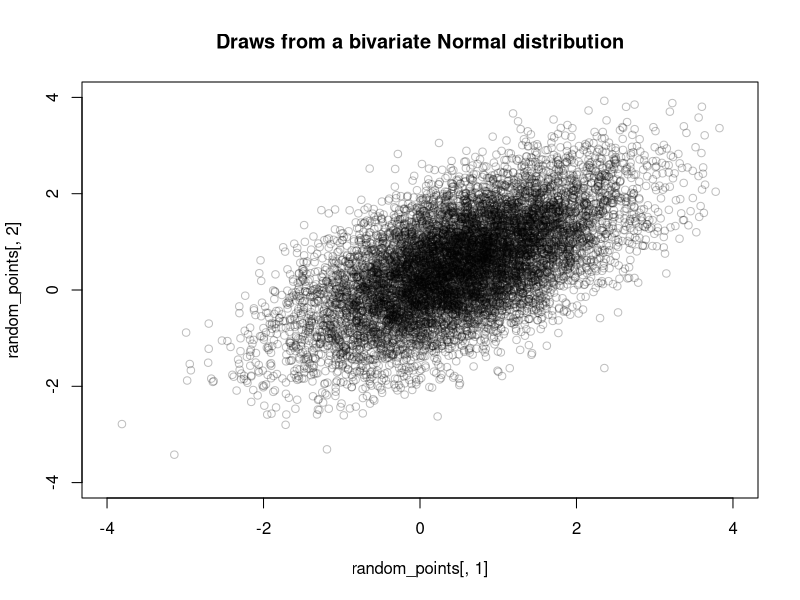
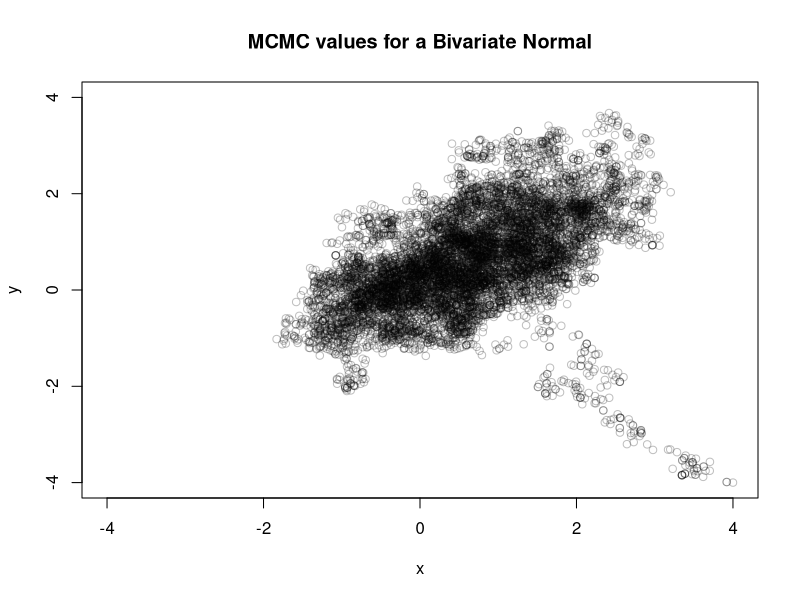
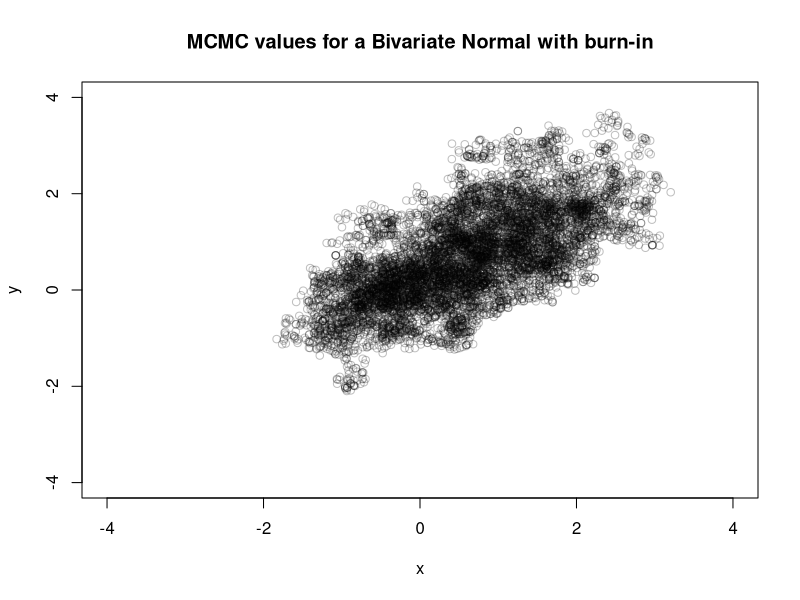
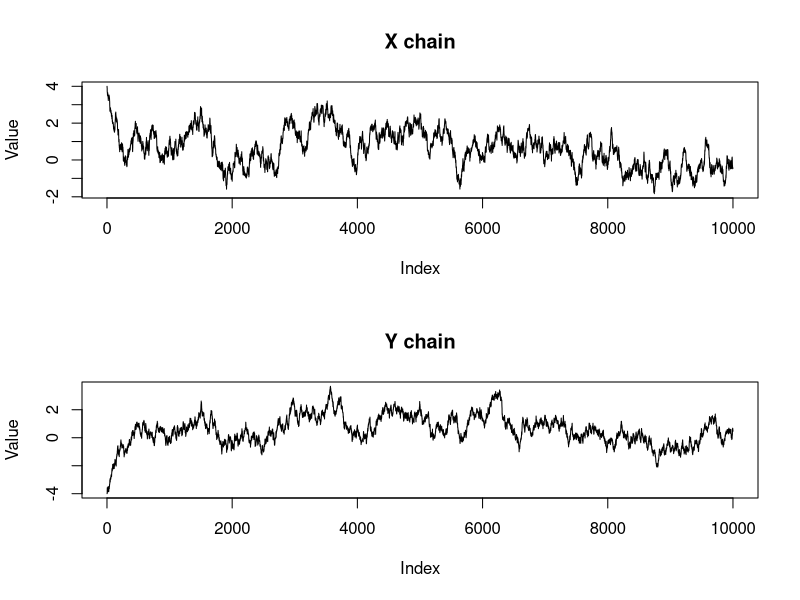
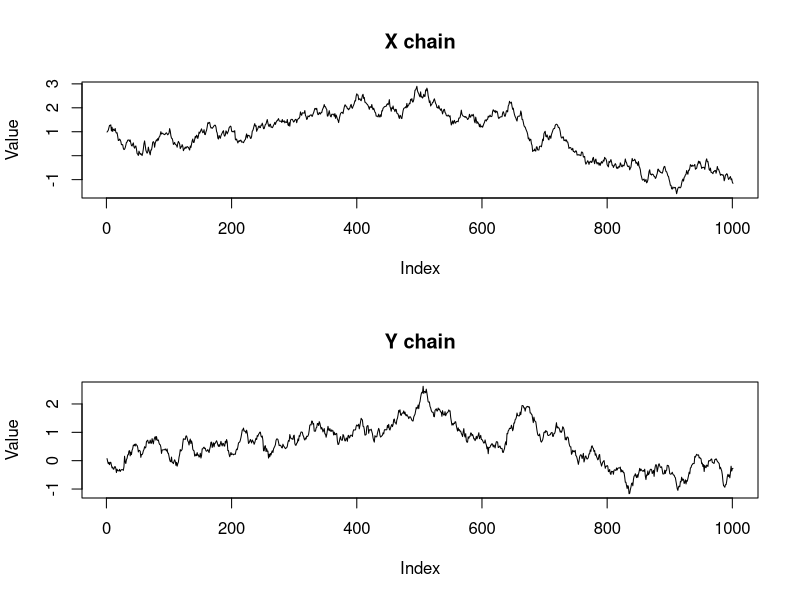
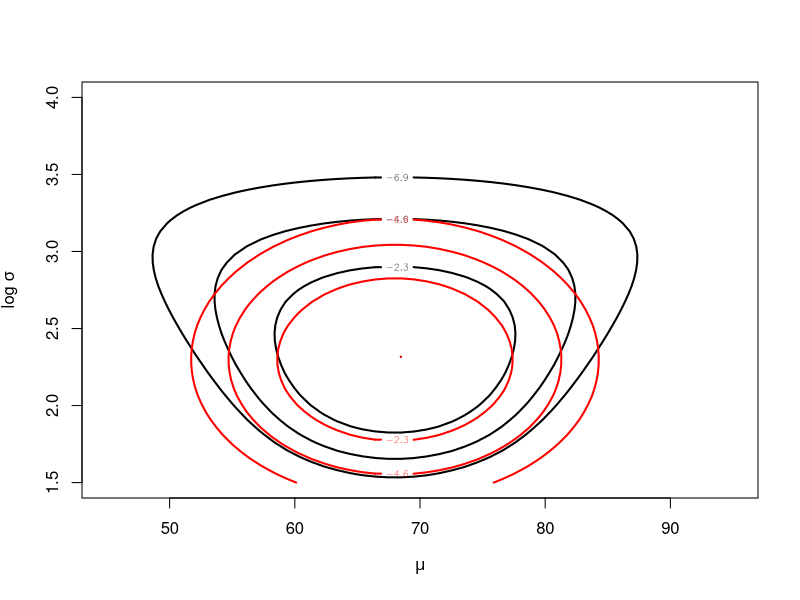
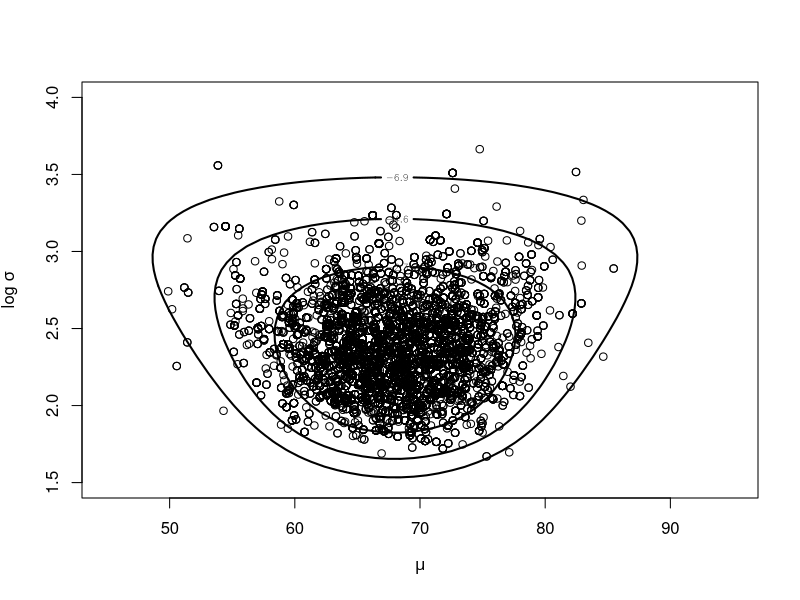
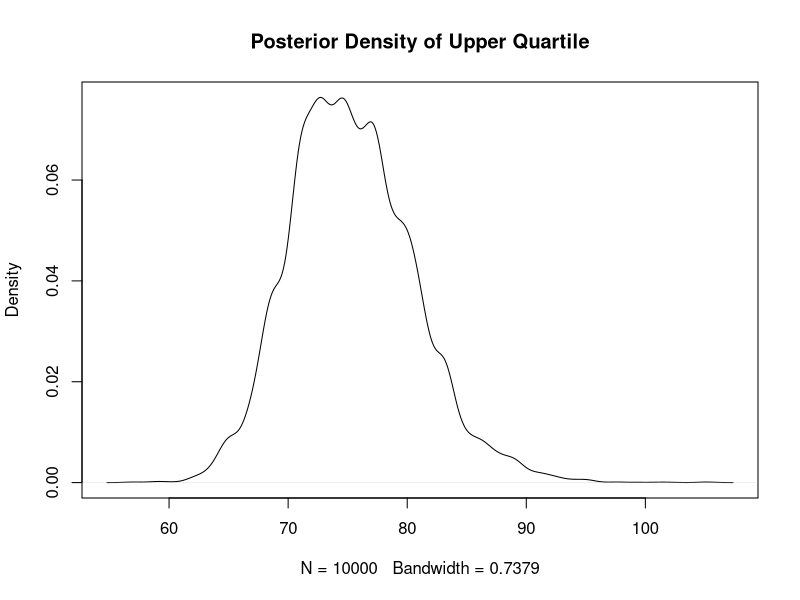

The R source for these figures, in order:
##--------------------------------------------
##
## Class: PCE 350 Data Science Methods Class
##
##---- Introduction to Bayesian models with MCMC ----
##


## ---------------------------------------------------
## --- Compare Multiple Parameter Estimation by MCMC ------
# Create a 'truth' distribution and plot some samples from it.
library(ggplot2)
library(MASS)
random_points = mvrnorm(10000, mu=c(0.5,0.5), Sigma=matrix(c(1,0.6,0.6,1), nrow=2))
plot(random_points[,1], random_points[,2], xlim=c(-4,4), ylim=c(-4,4), col=rgb(0,0,0,0.25),
     main = 'Draws from a bivariate Normal distribution')

# Now let's try to recreate that distribution via MCMC...

# Given a point, our value at that point(x,y) will be the 
# value of the distribution at x,y:
likelihood = function(x,y){
  sigma = matrix(c(1,0.6,0.6,1), nrow=2)
  mu = c(0.5,0.5)
  dist = c(x,y) - mu
  value = (1/sqrt(4*pi^2**det(sigma))) * exp((-1/2) * t(dist) %*% ginv(sigma) %*% t(t(dist)) )
  return(value)
}

# Where to start:
x_chain = 4
y_chain = -4
# Chain length:
chain_length = 10000

#Evaluate current position:
current_val = likelihood(x_chain,y_chain)
current_val

# Standard deviation of how far out to propose:
proposal_sd = .1

# Keep track of things:
accept_count = 0
reject_count = 0


for (n in 1:(chain_length-1)){ # chain length minus 1 because we already have a point (the starting point)
  proposed_x = x_chain[n] + rnorm(1, mean=0, sd=proposal_sd)
  proposed_y = y_chain[n] + rnorm(1, mean=0, sd=proposal_sd)
  proposed_val = likelihood(proposed_x, proposed_y)
  
  # Accept according to probability:
  if (runif(1) < (proposed_val/current_val)){
    x_chain = c(x_chain, proposed_x)
    y_chain = c(y_chain, proposed_y)
    current_val = proposed_val
    accept_count = accept_count + 1
  }else{
    x_chain = c(x_chain, x_chain[n])
    y_chain = c(y_chain, y_chain[n])
    reject_count = reject_count + 1
  } 
}

plot(x_chain, y_chain, col=rgb(0,0,0,0.25), xlim=c(-4,4), ylim=c(-4,4),
     main="MCMC values for a Bivariate Normal", xlab="x", ylab="y")

# Burn in problem.  Solution?  Throw away first part of chain.
num_burnin = round(0.1*chain_length)
num_burnin

plot(x_chain[num_burnin:chain_length], y_chain[num_burnin:chain_length],
     col=rgb(0,0,0,0.25), xlim=c(-4,4), ylim=c(-4,4),
     main="MCMC values for a Bivariate Normal with burn-in", xlab="x", ylab="y")

# Estimate bivariate MAP from chain:
mcmc_map = c(mean(x_chain), mean(y_chain))
mcmc_map

# Acceptance/Reject rate:
accept_count/chain_length
reject_count/chain_length

# Always look at the chain, we would like random noise centered around means
par(mfrow = c(2,1))
plot(x_chain, type="l", main = 'X chain', ylab = 'Value')
plot(y_chain, type="l", main = 'Y chain', ylab = 'Value')
par(mfrow = c(1,1))

## Look at a shorter segment of the chain
# Always look at the chain, we would like random noise centered around means
par(mfrow = c(2,1))
plot(x_chain[1000:2000], type="l", main = 'X chain', ylab = 'Value')
plot(y_chain[1000:2000], type="l", main = 'Y chain', ylab = 'Value')
par(mfrow = c(1,1))

## Try some other sds for the MCMC!!!!!!!!!!!!!!!



## -------------------------------------------------
## --- Explore the MCMC method ----
## --- Chi Squared Example -----------
#
# Model the minimum and maxium speed of autos on a highway.
# There are two parameters in the model, the min and the max
#
# The minmaxpost functon computes the log likelihood
# of the max and min of the speed. Theta is a list of two
# mu and log(sigma).
library(LearnBayes)
minmaxpost <- function(theta, data){
  mu <- theta[1]
  sigma <- exp(theta[2])
  dnorm(data$min, mu, sigma, log=TRUE) +
    dnorm(data$max, mu, sigma, log=TRUE) +
    (data$n - 2) * log(pnorm(data$max, mu, sigma) -
                       pnorm(data$min, mu, sigma))
}

# Some data and compute the posterior using the Laplace method
data <- list(n=10, min=52, max=84)
fit <- laplace(minmaxpost, c(70, 2), data)
fit

# Plot to see the sampling
mycontour(minmaxpost, c(45, 95, 1.5, 4), data,
          xlab=expression(mu), ylab=expression(paste("log ",sigma)))
mycontour(lbinorm, c(45, 95, 1.5, 4),
            list(m=fit$mode, v=fit$var), add=TRUE, col="red",
            main = 'Contours of posterior with Normal approx in red')


## Random walk M-H sampling
## Compute the randow walk fit
mcmc.fit <- rwmetrop(minmaxpost,
                     list(var=fit$v, scale=3),
                     c(70, 2),
                     10000,
                     data)
mcmc.fit$accept  # What is the acceptance ratio

## Countour plot of the outcome
mycontour(minmaxpost, c(45, 95, 1.5, 4), data,
          xlab=expression(mu),
          ylab=expression(paste("log ",sigma)))
points(mcmc.fit$par)

## What does the distibution of one of our model parameters look like.
## Look at the distribution of the upper 75% quartile
mu <- mcmc.fit$par[, 1]
sigma <- exp(mcmc.fit$par[, 2])
P.75 <- mu + 0.674 * sigma
plot(density(P.75),
       main="Posterior Density of Upper Quartile")
